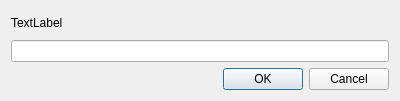
<?xml version="1.0" encoding="UTF-8"?>
<ui version="4.0">
 <class>passBox</class>
 <widget class="QDialog" name="passBox">
  <property name="geometry">
   <rect>
    <x>0</x>
    <y>0</y>
    <width>400</width>
    <height>101</height>
   </rect>
  </property>
  <property name="windowTitle">
   <string>iw utility requires password</string>
  </property>
  <property name="toolTipDuration">
   <number>-1</number>
  </property>
  <layout class="QVBoxLayout" name="verticalLayout">
   <item>
    <widget class="QLabel" name="passLabel">
     <property name="text">
      <string>TextLabel</string>
     </property>
    </widget>
   </item>
   <item>
    <widget class="QLineEdit" name="passEntry">
     <property name="toolTip">
      <string extracomment="linssid uses the iw utility to scan for local wifi networks. The iw utility must run with sudo to do this, so your password is needed to continue."/>
     </property>
     <property name="text">
      <string/>
     </property>
     <property name="echoMode">
      <enum>QLineEdit::Password</enum>
     </property>
    </widget>
   </item>
   <item>
    <widget class="QDialogButtonBox" name="passBtnBox">
     <property name="orientation">
      <enum>Qt::Horizontal</enum>
     </property>
     <property name="standardButtons">
      <set>QDialogButtonBox::Cancel|QDialogButtonBox::Ok</set>
     </property>
    </widget>
   </item>
  </layout>
 </widget>
 <resources/>
 <connections>
  <connection>
   <sender>passBtnBox</sender>
   <signal>accepted()</signal>
   <receiver>passBox</receiver>
   <slot>accept()</slot>
   <hints>
    <hint type="sourcelabel">
     <x>248</x>
     <y>254</y>
    </hint>
    <hint type="destinationlabel">
     <x>157</x>
     <y>274</y>
    </hint>
   </hints>
  </connection>
  <connection>
   <sender>passBtnBox</sender>
   <signal>rejected()</signal>
   <receiver>passBox</receiver>
   <slot>reject()</slot>
   <hints>
    <hint type="sourcelabel">
     <x>316</x>
     <y>260</y>
    </hint>
    <hint type="destinationlabel">
     <x>286</x>
     <y>274</y>
    </hint>
   </hints>
  </connection>
 </connections>
</ui>
